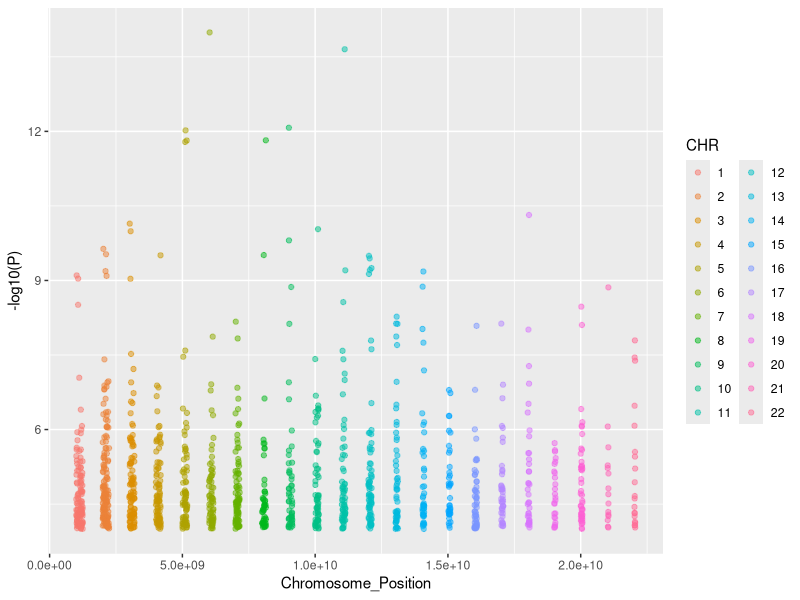
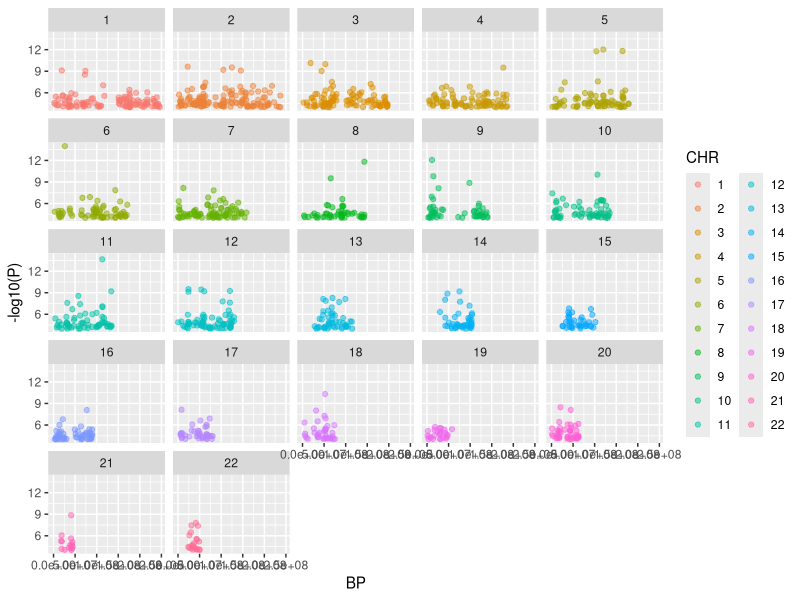
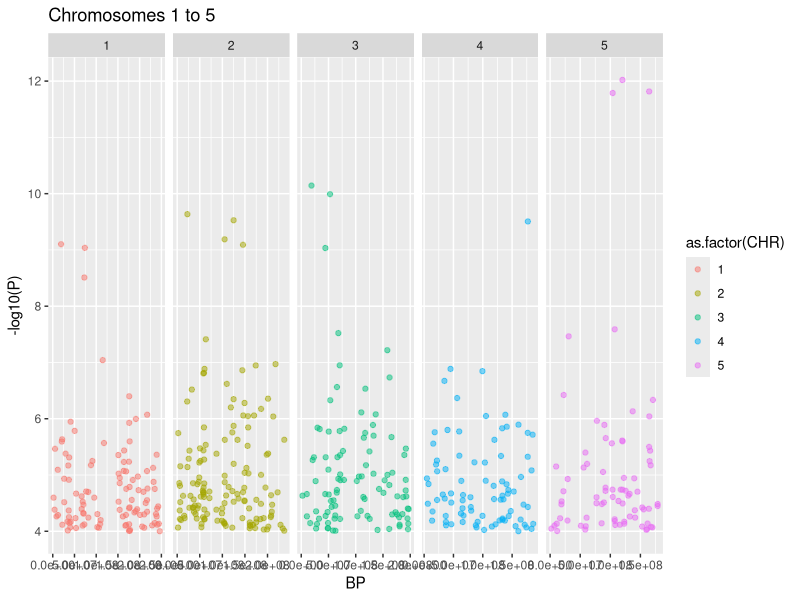
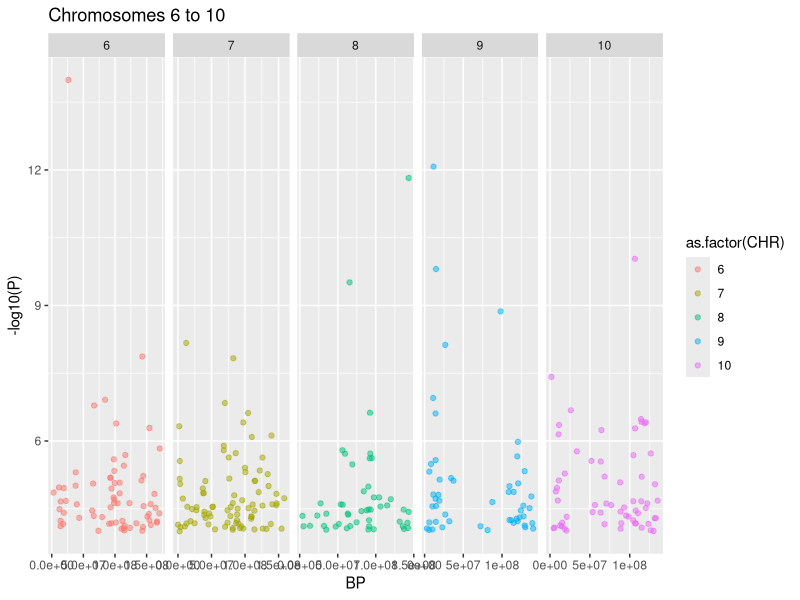
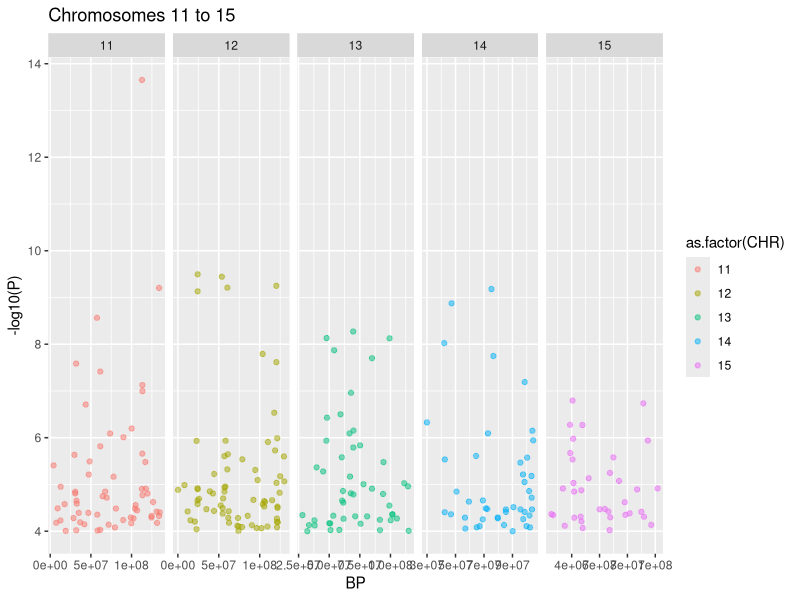
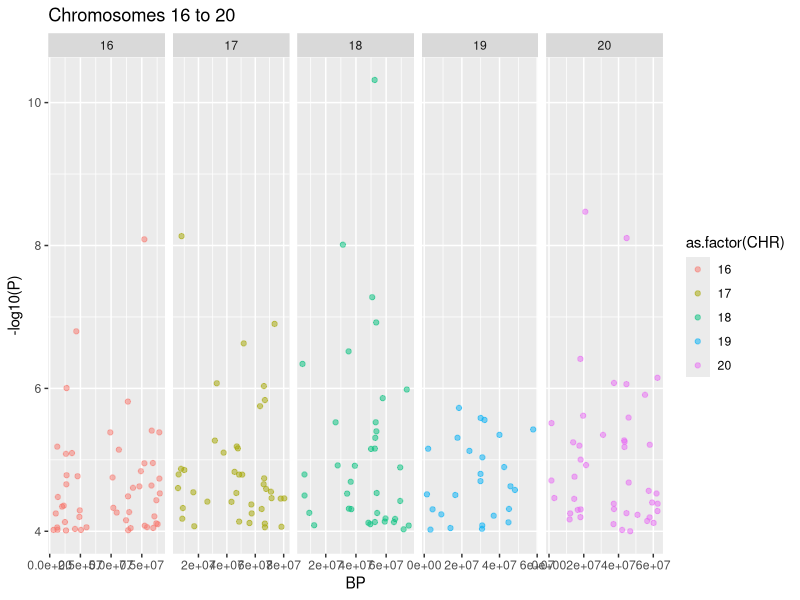
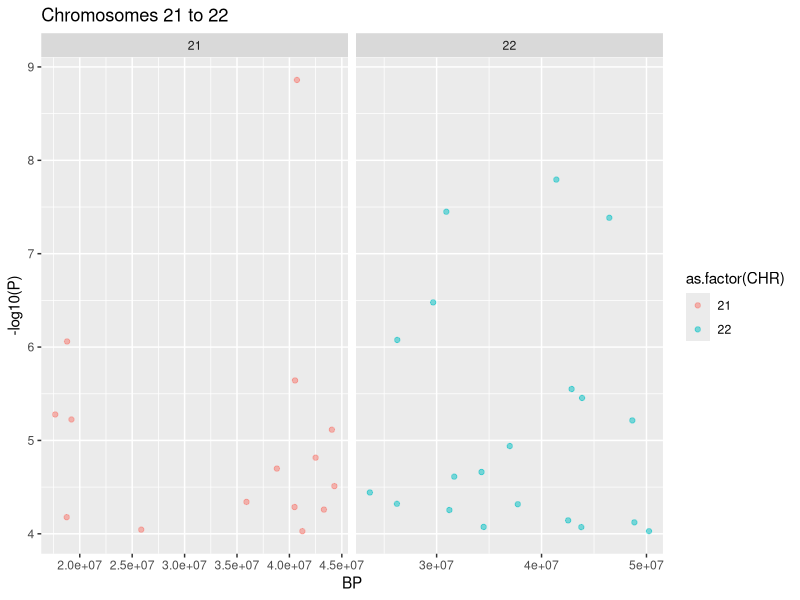
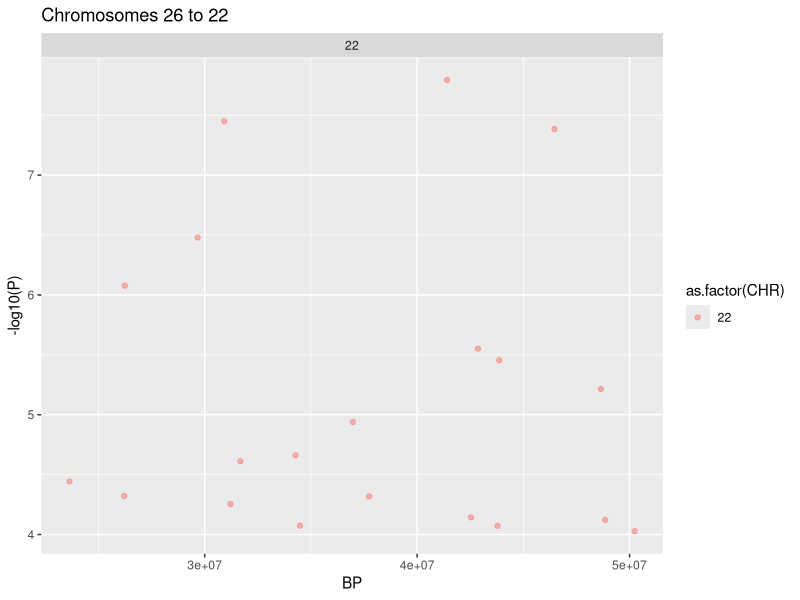

Generate these figures, in order, with R:
## ---- chunk 1
library('readxl')
Xanax <- read_excel('ANX_2026_daner_fullANX_v12_woUTAH_11022026.gz.p4.clump.areator.sorted.1mhc (1).xls')
install.packages("tidyverse")
library(ggplot2)
library(tidyverse)
Xanax %>%
  select(SNP, CHR, BP, P) %>% 
  mutate(CHR = as.factor(CHR)) %>% 
  arrange(CHR,BP) %>% 
  mutate(Chromosome_Position = as.numeric(CHR)*1000000000+BP) %>% 
  ggplot(aes(Chromosome_Position, -log10(P), color= CHR))+
  geom_point(alpha=0.5)
## ---- chunk 2
Xanax %>%
  select(SNP, CHR, BP, P) %>% 
  mutate(CHR = as.factor(CHR)) %>% 
  arrange(CHR,BP) %>% 
  ggplot(aes(BP, -log10(P), color= CHR))+
  geom_point(alpha=0.5)+
  facet_wrap(~CHR)
## ---- chunk 3
for (i in 1:6) {
  start_chr <- (i-1)*5+1
  end_chr <- i*5
  if(end_chr>22) {
    end_chr<-22
  }
chr_batch <- as.numeric(start_chr:end_chr)
filt_xanax <- Xanax %>%
  select(SNP, CHR, BP, P) %>% 
  filter(as.numeric(CHR) %in% chr_batch)

if (nrow(filt_xanax)>0) {
  fx <- ggplot(filt_xanax, aes(BP, -log10(P), color=as.factor(CHR)))+
    geom_point(alpha=0.5)+
    facet_wrap(~CHR, nrow = 1, scales="free_x")+
    labs(title=paste("Chromosomes", start_chr, "to", end_chr))
  print(fx)
  }
}
## ---- chunk 4
for (i in 1:5) {
  start_chr <- (i-1)*5+1
  end_chr <- i*5
  chr_batch <- as.numeric(start_chr:end_chr)
  filt_xanax <- Xanax %>%
    select(SNP, CHR, BP, P) %>% 
    filter(as.numeric(CHR) %in% chr_batch)
  if (nrow(filt_xanax)>0) {
    fx <- ggplot(filt_xanax, aes(BP, -log10(P), color=as.factor(CHR)))+
      geom_point(alpha=0.5)+
      lims(y=c(4,15))+
      facet_wrap(~CHR, nrow = 1, scales="free_x")+
      labs(title=paste("Chromosomes", start_chr, "to", end_chr))
    print(fx)
  }
}
## ---- chunk 5
library(ggplot2)
library(tidyverse)
chr1_hits <- Xanax %>% 
  filter(CHR == 1, -log10(P) > 4)

# 2. Plot them exactly on a single line (y = 1)
ggplot(chr1_hits, aes(x = BP, y = 1)) +
  geom_point(alpha = 0.5, color = "skyblue", size = 3) +
  
  # This section strips away all the empty vertical y-axis space
  theme_minimal() +
  theme(
    axis.text.y = element_blank(),
    axis.title.y = element_blank(),
    axis.ticks.y = element_blank(),
    panel.grid.major.y = element_blank(),
    panel.grid.minor.y = element_blank(),
    
    # THIS IS THE MAGIC: Forces the plot to be short and wide like a literal line
    aspect.ratio = 0.05 
  ) +
  labs(title = "Chromosome 1: Base Pair Positions", x = "Base Pair Position (BP)")
mean(diff(sort(chr1_hits$BP)))
chr1_positions <- Xanax %>% 
  filter(CHR == 1) %>% 
  select(BP) %>% 
  arrange(BP)
print(chr1_positions)
## ---- chunk 6
# 1. First, get your sorted positions as a data frame
chr1_data <- Xanax %>% 
  filter(CHR == 1) %>% 
  arrange(BP)

# 2. Pair each SNP position with its next neighbor and calculate the distance

SNP <- c(chr1_data$SNP[-nrow(chr1_data)])
Current_Pos <- c(chr1_data$BP[-nrow(chr1_data)]) # All positions except the very last
Next_Pos <- c(chr1_data$BP[-1])                # All positions except the very first
Distance <- c(diff(chr1_data$BP))            # The calculated physical distance

distance_table <- data.frame(SNP, Current_Pos, Next_Pos, Distance)
distance_table
## ---- chunk 7
# 3. Classify each distance into your table's custom scales!
distance_table <- distance_table %>% 
  mutate(
    Classification = case_when(
      Distance < 20000                  ~ "very close",
      Distance >= 20000 & Distance < 100000   ~ "close",
      Distance >= 100000 & Distance < 1000000 ~ "far",
      Distance >= 1000000               ~ "very far"
    )
  )

distance_table
## ---- chunk 8
snippers <- c("rs58825580", "rs7110863",  "rs10959883", "rs11241568", "rs4976976",  "rs10476497", "rs77960")
snippers
snppydoo <- c()
for (i in 1:length(distance_table$SNP)) {
  for (j in 1:length(snippers)) {
    append(snppydoo, distance_table$SNP == i)
  }
}
snppydoo
